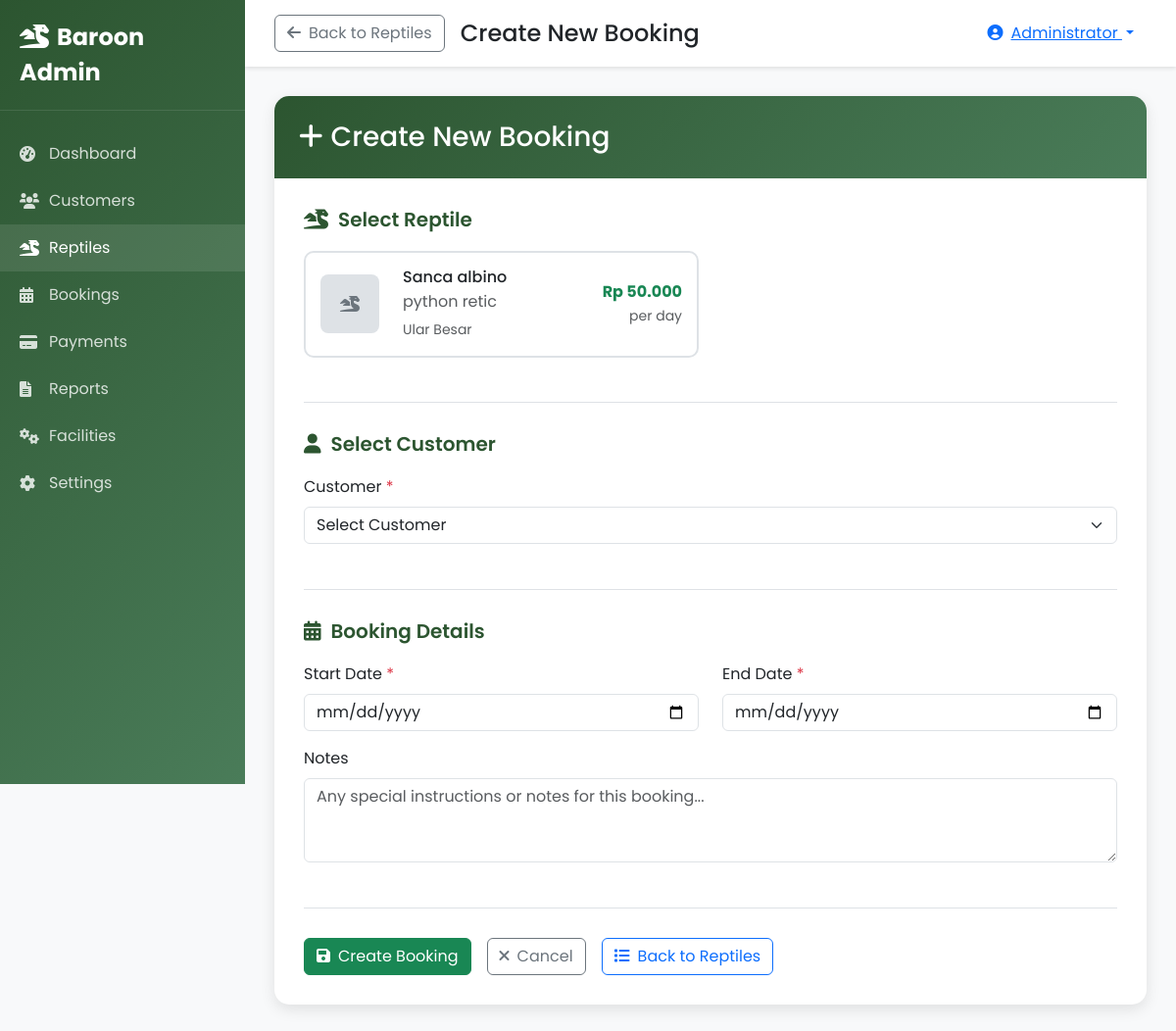
Screenshot of /admin/create_booking.php (signed in) with the database file from the repository.
### tables this page shows
CREATE TABLE IF NOT EXISTS `reptiles` (
  `id` int(11) NOT NULL AUTO_INCREMENT,
  `customer_id` int(11) NOT NULL,
  `category_id` int(11) NOT NULL,
  `name` varchar(100) NOT NULL,
  `species` varchar(100) DEFAULT NULL,
  `age` varchar(20) DEFAULT NULL,
  `weight` decimal(5,2) DEFAULT NULL,
  `length` decimal(5,2) DEFAULT NULL,
  `gender` enum('male','female','unknown') DEFAULT NULL,
  `special_needs` text DEFAULT NULL,
  `photo` varchar(255) DEFAULT NULL,
  `status` enum('active','completed','cancelled') DEFAULT 'active',
  `created_at` timestamp NOT NULL DEFAULT current_timestamp(),
  `updated_at` timestamp NOT NULL DEFAULT current_timestamp() ON UPDATE current_timestamp(),
  PRIMARY KEY (`id`),
  KEY `customer_id` (`customer_id`),
  KEY `category_id` (`category_id`),
  CONSTRAINT `reptiles_ibfk_1` FOREIGN KEY (`customer_id`) REFERENCES `users` (`id`) ON DELETE CASCADE,
  CONSTRAINT `reptiles_ibfk_2` FOREIGN KEY (`category_id`) REFERENCES `reptile_categories` (`id`)
);

CREATE TABLE IF NOT EXISTS `reptile_categories` (
  `id` int(11) NOT NULL AUTO_INCREMENT,
  `name` varchar(50) NOT NULL,
  `description` text DEFAULT NULL,
  `price_per_day` decimal(10,2) NOT NULL,
  `created_at` timestamp NOT NULL DEFAULT current_timestamp(),
  PRIMARY KEY (`id`)
);

### admin/create_booking.php (the view, shortened to what this page needs)
<?php
try {
    $db = getDB();
    $reptile = null;
    $stmt = $db->prepare("SELECT r.*, rc.name as category_name, rc.price_per_day FROM reptiles r LEFT JOIN reptile_categories rc ON r.category_id = rc.id WHERE r.status = 'active' ORDER BY r.name");
    $stmt->execute();
    $reptiles = $stmt->fetchAll(PDO::FETCH_ASSOC);
} catch (Exception $e) {
    $error = 'System error occurred.';
}
?>
<!DOCTYPE html>
<html lang="id">
<head>
    <link href="https://cdn.jsdelivr.net/npm/bootstrap@5.3.0/dist/css/bootstrap.min.css" rel="stylesheet">
    <link href="https://cdnjs.cloudflare.com/ajax/libs/font-awesome/6.0.0/css/all.min.css" rel="stylesheet">
</head>
<body>
    <div class="sidebar">
        <div class="sidebar-header">
            <a href="#" class="sidebar-brand">
                <i class="fas fa-dragon me-2"></i>Baroon Admin
            </a>
        </div>
        <nav class="sidebar-nav">
            <ul class="nav flex-column">
                <li class="nav-item">
                    <a class="nav-link" href="dashboard.php">
                        <i class="fas fa-tachometer-alt"></i>Dashboard
                    </a>
                </li>
                <li class="nav-item">
                    <a class="nav-link" href="customers.php">
                        <i class="fas fa-users"></i>Customers
                    </a>
                </li>
                <li class="nav-item">
                    <a class="nav-link active" href="reptiles.php">
                        <i class="fas fa-dragon"></i>Reptiles
                    </a>
                </li>
                <li class="nav-item">
                    <a class="nav-link" href="bookings.php">
                        <i class="fas fa-calendar-alt"></i>Bookings
                    </a>
                </li>
                <li class="nav-item">
                    <a class="nav-link" href="payments.php">
                        <i class="fas fa-credit-card"></i>Payments
                    </a>
                </li>
                <li class="nav-item">
                    <a class="nav-link" href="reports.php">
                        <i class="fas fa-file-alt"></i>Reports
                    </a>
                </li>
                <li class="nav-item">
                    <a class="nav-link" href="facilities.php">
                        <i class="fas fa-cogs"></i>Facilities
                    </a>
                </li>
                <li class="nav-item">
                    <a class="nav-link" href="settings.php">
                        <i class="fas fa-cog"></i>Settings
                    </a>
                </li>
            </ul>
        </nav>
    </div>
    <div class="main-content">
        <div class="top-navbar">
            <div class="d-flex align-items-center">
                <?php if ($reptile): ?>
                    <a href="view_reptile.php?id=<?php echo $reptile['id']; ?>" class="btn btn-outline-secondary me-3">
                        <i class="fas fa-arrow-left me-2"></i>Back to Reptile
                    </a>
                <?php else: ?>
                    <a href="reptiles.php" class="btn btn-outline-secondary me-3">
                        <i class="fas fa-arrow-left me-2"></i>Back to Reptiles
                    </a>
                <?php endif; ?>
                <h4 class="mb-0">Create New Booking</h4>
            </div>
            <div class="dropdown">
                <button class="btn btn-link dropdown-toggle" type="button" data-bs-toggle="dropdown">
                    <i class="fas fa-user-circle me-2"></i><?php echo htmlspecialchars($_SESSION['full_name']); ?>
                </button>
            </div>
        </div>
        <div class="content-area">
            <div class="form-card">
                <div class="form-header">
                    <h3 class="mb-0">
                        <i class="fas fa-plus me-2"></i>Create New Booking
                    </h3>
                </div>
                <form method="POST" id="bookingForm">
                    <div class="form-section">
                        <h5 class="section-title">
                            <i class="fas fa-dragon"></i>Select Reptile
                        </h5>
                        <?php if ($reptile): ?>
                            <input type="hidden" name="reptile_id" value="<?php echo $reptile['id']; ?>">
                            <div class="reptile-card selected">
                                <div class="row align-items-center">
                                    <div class="col-auto">
                                        <?php if ($reptile['photo']): ?>
                                            <img src="../<?php echo htmlspecialchars($reptile['photo']); ?>" alt="<?php echo htmlspecialchars($reptile['name']); ?>" class="reptile-photo">
                                        <?php else: ?>
                                            <div class="reptile-photo-placeholder">
                                                <i class="fas fa-dragon"></i>
                                            </div>
                                        <?php endif; ?>
                                    </div>
                                    <div class="col">
                                        <h6 class="mb-1"><?php echo htmlspecialchars($reptile['name']); ?></h6>
                                        <p class="mb-1 text-muted"><?php echo htmlspecialchars($reptile['species']); ?></p>
                                        <small class="text-muted"><?php echo htmlspecialchars($reptile['category_name']); ?></small>
                                    </div>
                                    <div class="col-auto">
                                        <div class="text-end">
                                            <div class="fw-bold text-success">Rp <?php echo number_format($reptile['price_per_day'], 0, ',', '.'); ?></div>
                                            <small class="text-muted">per day</small>
                                        </div>
                                    </div>
                                </div>
                            </div>
                        <?php else: ?>
                            <div class="row">
                                <?php foreach ($reptiles as $r): ?>
                                    <div class="col-md-6">
                                        <div class="reptile-card" onclick="selectReptile(<?php echo $r['id']; ?>, <?php echo $r['price_per_day']; ?>)">
                                            <div class="row align-items-center">
                                                <div class="col-auto">
                                                    <?php if ($r['photo']): ?>
                                                        <img src="../<?php echo htmlspecialchars($r['photo']); ?>" alt="<?php echo htmlspecialchars($r['name']); ?>" class="reptile-photo">
                                                    <?php else: ?>
                                                        <div class="reptile-photo-placeholder">
                                                            <i class="fas fa-dragon"></i>
                                                        </div>
                                                    <?php endif; ?>
                                                </div>
                                                <div class="col">
                                                    <h6 class="mb-1"><?php echo htmlspecialchars($r['name']); ?></h6>
                                                    <p class="mb-1 text-muted"><?php echo htmlspecialchars($r['species']); ?></p>
                                                    <small class="text-muted"><?php echo htmlspecialchars($r['category_name']); ?></small>
                                                </div>
                                                <div class="col-auto">
                                                    <div class="text-end">
                                                        <div class="fw-bold text-success">Rp <?php echo number_format($r['price_per_day'], 0, ',', '.'); ?></div>
                                                        <small class="text-muted">per day</small>
                                                    </div>
                                                </div>
                                            </div>
                                        </div>
                                    </div>
                                <?php endforeach; ?>
                            </div>
                        <?php endif; ?>
                    </div>
                    <div class="form-section">
                        <h5 class="section-title">
                            <i class="fas fa-user"></i>Select Customer
                        </h5>
                        <div class="mb-3">
                            <label for="customer_id" class="form-label">Customer <span class="required">*</span></label>
                            <select class="form-select" id="customer_id" name="customer_id" required>
                                <option value="">Select Customer</option>
                            </select>
                        </div>
                    </div>
                    <div class="form-section">
                        <h5 class="section-title">
                            <i class="fas fa-calendar-alt"></i>Booking Details
                        </h5>
                        <div class="row">
                            <div class="col-md-6">
                                <div class="mb-3">
                                    <label for="start_date" class="form-label">Start Date <span class="required">*</span></label>
                                    <input type="date" class="form-control" id="start_date" name="start_date"
                                           value="<?php echo isset($_POST['start_date']) ? $_POST['start_date'] : ''; ?>"
                                           min="<?php echo date('Y-m-d'); ?>" required onchange="calculateCost()">
                                </div>
                            </div>
                            <div class="col-md-6">
                                <div class="mb-3">
                                    <label for="end_date" class="form-label">End Date <span class="required">*</span></label>
                                    <input type="date" class="form-control" id="end_date" name="end_date"
                                           value="<?php echo isset($_POST['end_date']) ? $_POST['end_date'] : ''; ?>"
                                           min="<?php echo date('Y-m-d', strtotime('+1 day')); ?>" required onchange="calculateCost()">
                                </div>
                            </div>
                        </div>
                        <div class="mb-3">
                            <label for="notes" class="form-label">Notes</label>
                            <textarea class="form-control" id="notes" name="notes" rows="3"
                                      placeholder="Any special instructions or notes for this booking..."><?php echo isset($_POST['notes']) ? htmlspecialchars($_POST['notes']) : ''; ?></textarea>
                        </div>
                    </div>
                    <div class="d-flex gap-3">
                        <button type="submit" class="btn btn-success">
                            <i class="fas fa-save me-2"></i>Create Booking
                        </button>
                        <a href="bookings.php" class="btn btn-outline-secondary">
                            <i class="fas fa-times me-2"></i>Cancel
                        </a>
                        <?php if ($reptile): ?>
                            <a href="view_reptile.php?id=<?php echo $reptile['id']; ?>" class="btn btn-outline-primary">
                                <i class="fas fa-eye me-2"></i>View Reptile
                            </a>
                        <?php else: ?>
                            <a href="reptiles.php" class="btn btn-outline-primary">
                                <i class="fas fa-list me-2"></i>Back to Reptiles
                            </a>
                        <?php endif; ?>
                    </div>
                </form>
            </div>
        </div>
    </div>
</body>
</html>

### admin/create_booking.php (style rules this page uses)
* { font-family: 'Poppins', sans-serif; }
body { background: #f8f9fa; }
.sidebar { background: linear-gradient(135deg, #2c5530, #4a7c59); min-height: 100vh; position: fixed; top: 0; left: 0; width: 250px; z-index: 1000; }
.sidebar-header { padding: 20px; border-bottom: 1px solid rgba(255,255,255,0.1); }
.sidebar-brand { color: white; font-size: 1.5rem; font-weight: 700; text-decoration: none; }
.sidebar-nav { padding: 20px 0; }
.nav-link { color: rgba(255,255,255,0.8); padding: 12px 20px; display: flex; align-items: center; text-decoration: none; transition: all 0.3s ease; }
.nav-link:hover, .nav-link.active { background: rgba(255,255,255,0.1); color: white; }
.nav-link i { width: 20px; margin-right: 10px; }
.main-content { margin-left: 250px; min-height: 100vh; }
.top-navbar { background: white; padding: 15px 30px; box-shadow: 0 2px 4px rgba(0,0,0,0.1); display: flex; justify-content: space-between; align-items: center; }
.content-area { padding: 30px; }
.form-card { background: white; border-radius: 15px; padding: 30px; box-shadow: 0 5px 15px rgba(0,0,0,0.1); }
.form-header { background: linear-gradient(135deg, #2c5530, #4a7c59); color: white; padding: 25px; border-radius: 15px 15px 0 0; margin: -30px -30px 30px -30px; }
.form-section { margin-bottom: 30px; padding-bottom: 30px; border-bottom: 1px solid #dee2e6; }
.section-title { color: #2c5530; font-weight: 600; margin-bottom: 20px; display: flex; align-items: center; gap: 10px; }
.required { color: #dc3545; }
.reptile-card { border: 2px solid #dee2e6; border-radius: 10px; padding: 15px; margin-bottom: 15px; cursor: pointer; transition: all 0.3s ease; }
.reptile-photo-placeholder { width: 60px; height: 60px; border-radius: 8px; background: #dee2e6; display: flex; align-items: center; justify-content: center; color: #6c757d; }

### rows the page displays
reptiles: name "Sanca albino", species "python retic", category.name "Ular Besar", category.price_per_day "50.000"

### other values shown
$_SESSION['full_name'] "Administrator"
